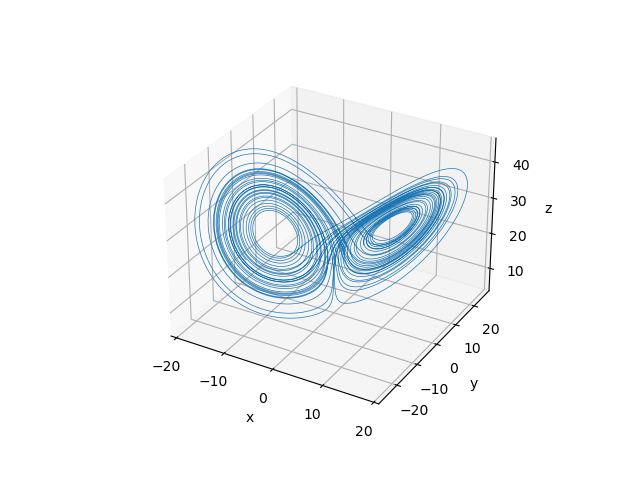

Python code for this plot:
import numpy as np
import matplotlib.pyplot as plt
from mpl_toolkits.mplot3d import Axes3D

data = np.genfromtxt('lorenz.dat', delimiter='\t')

x = []
y = []
z = []

for i in range(len(data)):
  x.append(data[i][1])
  y.append(data[i][2])
  z.append(data[i][3])

fig = plt.figure()
ax = fig.gca(projection='3d')

ax.plot(x, y, z, lw=0.5)
ax.set_xlabel("x")
ax.set_ylabel("y")
ax.set_zlabel("z")

#plt.show()
plt.savefig("lorenz-matplotlib.png")
